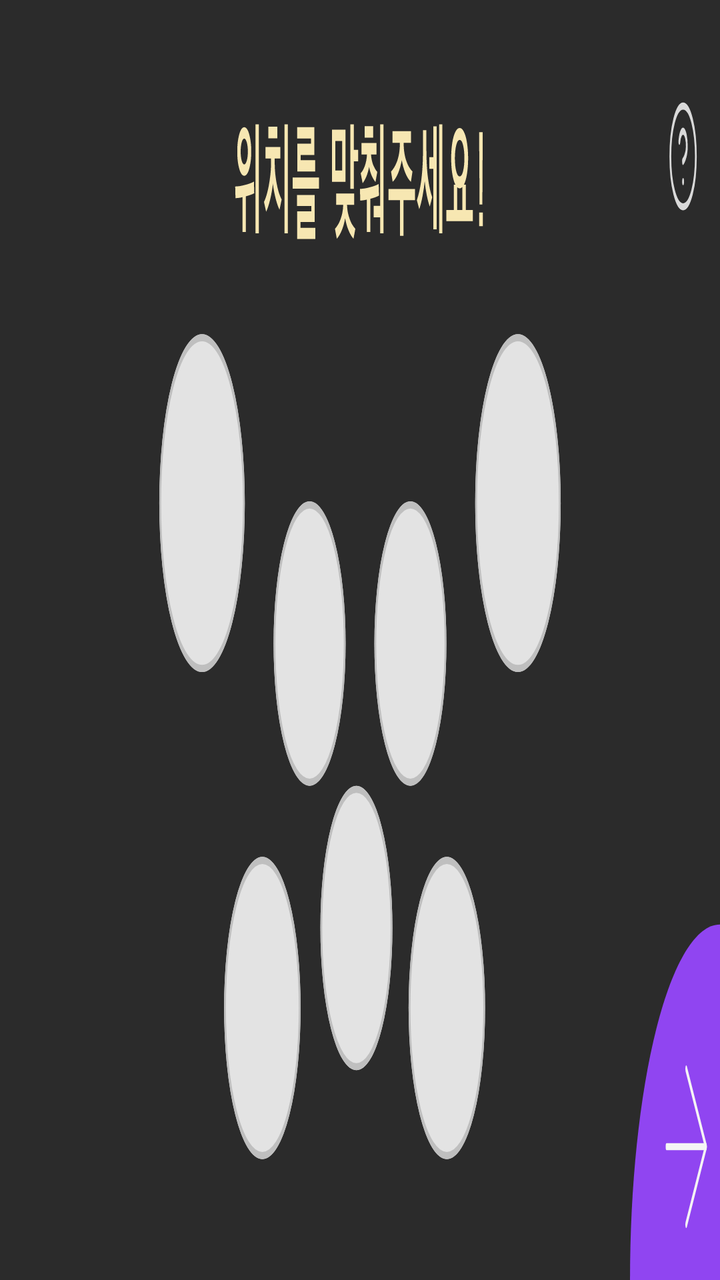
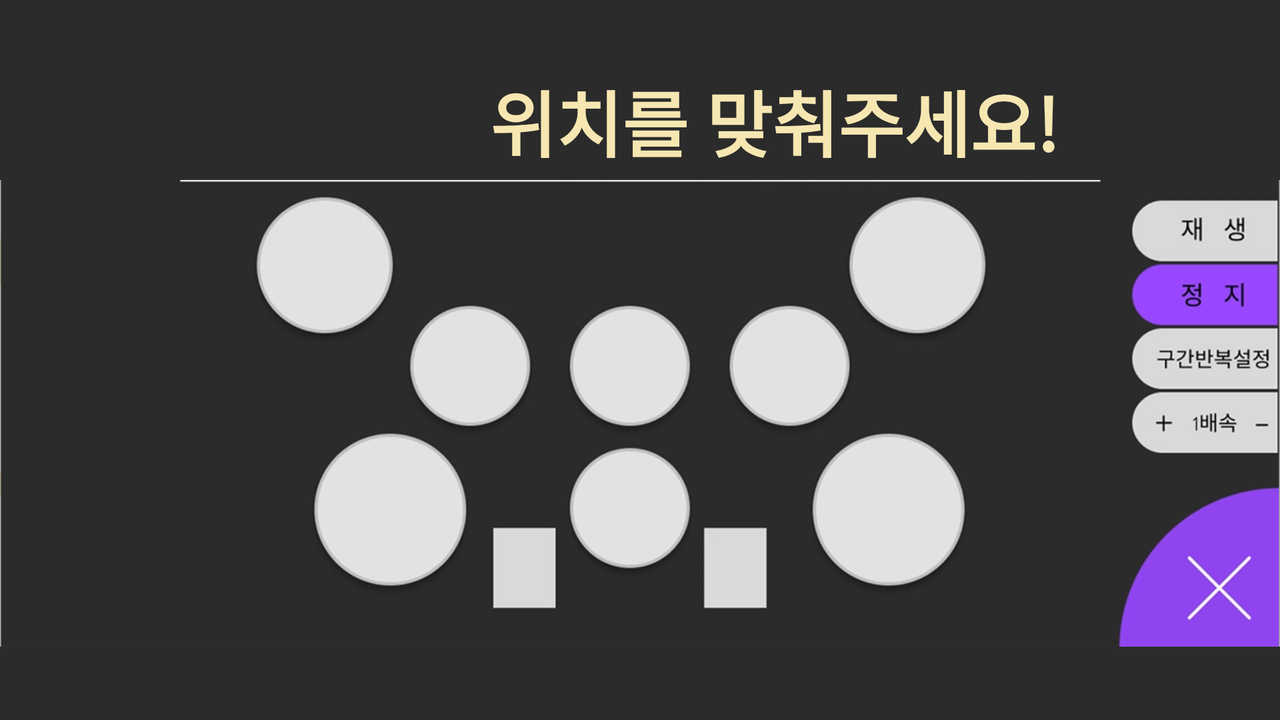

The same Android screen from two of the app's own layout files: first res/layout/ as a phone draws it, then the repository's variant for another configuration, drawn on a device whose configuration selects that folder. Both files follow.
<!-- AndroidManifest.xml: application theme Theme.DrumLight_ny -->
<!-- res/layout/activity_guideline.xml -->
<?xml version="1.0" encoding="utf-8"?>
<androidx.constraintlayout.widget.ConstraintLayout xmlns:android="http://schemas.android.com/apk/res/android"
    android:layout_width="match_parent"
    android:layout_height="match_parent"
    xmlns:tools="http://schemas.android.com/tools">

    <RelativeLayout
        android:id = "@+id/android_guideline"
        android:layout_width="fill_parent"
        android:layout_height="fill_parent"
        android:clipToOutline="true"
        android:background="@drawable/android_guideline"
        tools:ignore="MissingConstraints,RedundantNamespace,UnusedAttribute" />

</androidx.constraintlayout.widget.ConstraintLayout>
<!-- resources referenced by this layout -->
<resources>
  <!-- drawable android_guideline: vector/xml drawable (drawable, 9365 chars, omitted) -->
</resources>
<!-- res/layout-land/activity_guideline.xml (the repository's variant of the layout above) -->
<!-- drawn on the phone turned sideways -->
<?xml version="1.0" encoding="utf-8"?>
<androidx.constraintlayout.widget.ConstraintLayout xmlns:android="http://schemas.android.com/apk/res/android"
    xmlns:app="http://schemas.android.com/apk/res-auto"
    xmlns:tools="http://schemas.android.com/tools"
    android:layout_width="match_parent"
    android:layout_height="match_parent"
    android:background="#2B2B2B"
    tools:ignore="MissingDefaultResource">

    <ImageView
        android:id="@+id/pic"
        android:layout_width="wrap_content"
        android:layout_height="wrap_content"
        android:src="@drawable/guideline_pic"
        app:layout_constraintStart_toStartOf="parent"
        app:layout_constraintTop_toTopOf="parent"
        />

    <View
        android:layout_width="760dp"
        android:layout_height="90dp"
        android:background="#2B2B2B"
        app:layout_constraintStart_toStartOf="parent"
        app:layout_constraintTop_toTopOf="parent"
        />

    <View
        android:layout_width="180dp"
        android:layout_height="400dp"
        android:layout_marginStart="680dp"
        android:layout_marginTop="80dp"
        android:background="#2B2B2B"
        app:layout_constraintStart_toStartOf="parent"
        app:layout_constraintTop_toTopOf="parent"
        />

    <TextView
        android:id="@+id/text"
        android:layout_width="311dp"
        android:layout_height="wrap_content"
        android:text = "위치를 맞춰주세요!"
        android:textSize="36dp"
        android:textColor="#F6E7B2"
        android:textStyle="bold"
        android:layout_marginStart="245dp"
        android:layout_marginTop = "34dp"
        app:layout_constraintStart_toStartOf="parent"
        app:layout_constraintTop_toTopOf="parent"
        tools:ignore="MissingConstraints" />


    <Button
        android:id="@+id/next"
        android:layout_width="100dp"
        android:layout_height="100dp"
        android:layout_marginStart="730dp"
        android:layout_marginTop = "295dp"
        app:layout_constraintStart_toStartOf="parent"
        app:layout_constraintTop_toTopOf="parent"
        android:background="@drawable/level"
        android:text = "→"
        android:textSize = "55dp"
        tools:ignore="MissingConstraints" />


</androidx.constraintlayout.widget.ConstraintLayout>
<!-- resources referenced by the variant -->
<!-- as the phone turned sideways resolves them -->
<resources>
  <!-- drawable guideline_pic: png bitmap (drawable, 126151 bytes) -->
  <!-- drawable level: png bitmap (drawable, 1045 bytes) -->
</resources>
